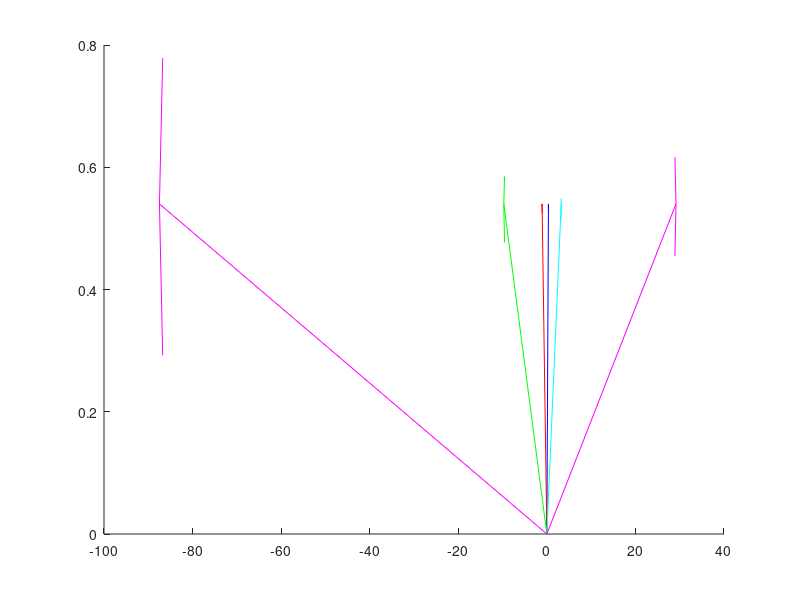

The MATLAB script that drew this image:
clear ;

D = [-3 0 ; 0 1];
A = D;


hold on ;
v = [0.4 ; 0.6];

h = quiver(0.0, 0.0, v(1),v(2))
set (h, "color", "b","maxheadsize", 0.01);

hold on ;
v1 = A*v;
h1 = quiver(0.0, 0.0, v1(1),v1(2))
set (h1, "color", "r", "maxheadsize", 0.01);

hold on ;
v2 = A*v1;
h2 = quiver(0.0, 0.0, v2(1),v2(2))
set (h2, "color", "c", "maxheadsize", 0.01);

hold on ;
v3 = A*v2;
h3 = quiver(0.0, 0.0, v3(1),v3(2))
set (h3, "color", "g", "maxheadsize", 0.01);

hold on ;
v4 = A*v3;
h4 = quiver(0.0, 0.0, v4(1),v4(2))
set (h4, "color", "m", "maxheadsize", 0.005);

hold on ;
v5 = A*v4;
h5 = quiver(0.0, 0.0, v5(1),v5(2))
set (h5, "color", "m", "maxheadsize", 0.005);



